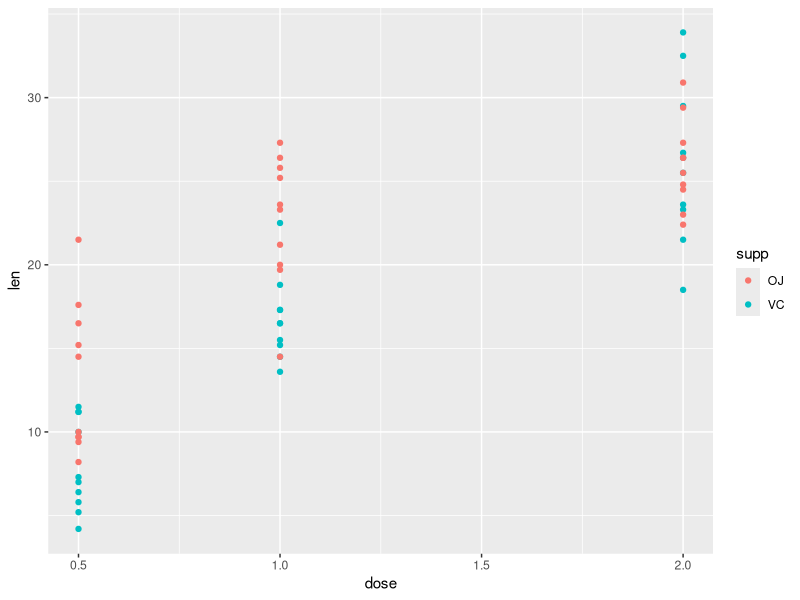
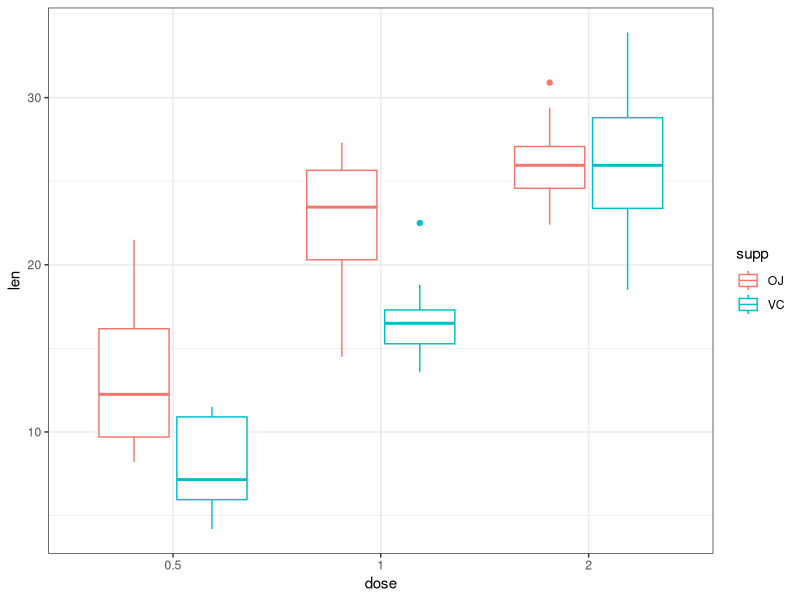

Write the R code that produced these figures, in order.
## ---- chunk 1
library(dplyr)
library(ggplot2)
## ---- chunk 2
titanic_data <- data.frame(Titanic)
str(titanic_data)
## ---- chunk 3
# Using the parentheses to print the output while assigning it to a variable
# Type ?aggregate to see how to use the function. 
(age <- aggregate(Freq~Age, data=titanic_data, sum)) 
## ---- chunk 4
adult <- titanic_data[titanic_data$Age == "Adult", ]
(gender <- aggregate(Freq~Sex, data=adult, sum))
## ---- chunk 5
(suvival_summary <- aggregate(Freq~Survived+Age, data=titanic_data, sum))
## ---- chunk 6
get_survival_rate <- function(dat, classification){
  total_people <- aggregate(Freq~classification, data=dat, sum)
}
## ---- chunk 7
# Get the people who survived 
survived <- subset(suvival_summary, Survived=="Yes")

# Get the total number of adults and those that survived 
total_adult <- sum(adult$Freq)  # sum over the frequency of the dataset we created before 
total_adult_lived <- survived[survived$Age=="Adult", ]$Freq

# Get the total number of children and those that survived 
total_child <- sum( titanic_data[titanic_data$Age == "Child", ]$Freq )
total_child_lived <- survived[survived$Age=="Child", ]$Freq

# Print out the surival rate 
(adult_rate <- total_adult_lived/total_adult)
(child_rate <- total_child_lived/total_child)
## ---- chunk 8
titanic_data %>% 
  group_by(Class, Survived) %>% 
  summarize(Total = sum(Freq)) %>%
  tidyr::spread(Survived, Total) %>% 
  mutate(rate = Yes/(Yes + No))
## ---- chunk 9
titanic_data %>% group_by(Class, Survived) %>% summarize(Total = sum(Freq))

## ---- chunk 10
titanic_data %>% group_by(Class, Survived) %>% summarize(Total = sum(Freq)) %>% tidyr::spread(Survived, Total)

## ---- chunk 11
pig_data <- read.table("guinea_pigs_tooth_growth.txt", header=TRUE)
str(pig_data)
head(pig_data)
## ---- chunk 12
ggplot(pig_data, aes(x=dose, y=len, color=supp)) + geom_point() 
## ---- chunk 13
pig_data$dose <- factor(pig_data$dose)
ggplot(pig_data, aes(x=dose, y=len, color=supp)) + geom_boxplot() + theme_bw()
## ---- chunk 14
sessionInfo()
